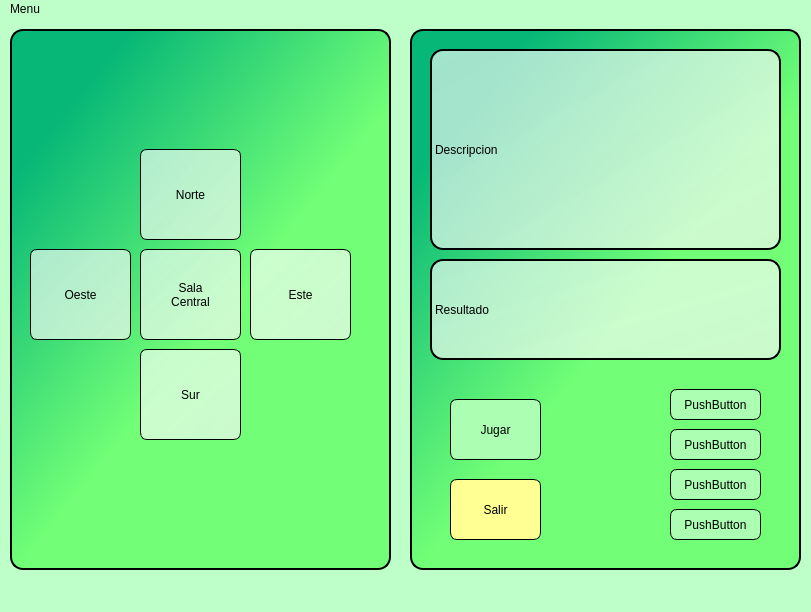
<?xml version="1.0" encoding="UTF-8"?>
<ui version="4.0">
 <class>Mazmorra_de_Eric</class>
 <widget class="QMainWindow" name="Mazmorra_de_Eric">
  <property name="geometry">
   <rect>
    <x>0</x>
    <y>0</y>
    <width>811</width>
    <height>612</height>
   </rect>
  </property>
  <property name="windowTitle">
   <string>MainWindow</string>
  </property>
  <property name="styleSheet">
   <string notr="true">background-color : rgb(190, 255, 201)</string>
  </property>
  <widget class="QWidget" name="centralwidget">
   <widget class="QFrame" name="frame">
    <property name="geometry">
     <rect>
      <x>10</x>
      <y>10</y>
      <width>381</width>
      <height>541</height>
     </rect>
    </property>
    <property name="palette">
     <palette>
      <active>
       <colorrole role="WindowText">
        <brush brushstyle="SolidPattern">
         <color alpha="255">
          <red>0</red>
          <green>0</green>
          <blue>0</blue>
         </color>
        </brush>
       </colorrole>
       <colorrole role="Button">
        <brush brushstyle="LinearGradientPattern">
         <gradient startx="0.000000000000000" starty="0.000000000000000" endx="0.704545000000000" endy="0.806000000000000" type="LinearGradient" spread="PadSpread" coordinatemode="ObjectBoundingMode">
          <gradientstop position="0.193182000000000">
           <color alpha="255">
            <red>7</red>
            <green>183</green>
            <blue>119</blue>
           </color>
          </gradientstop>
          <gradientstop position="0.715909000000000">
           <color alpha="255">
            <red>114</red>
            <green>255</green>
            <blue>119</blue>
           </color>
          </gradientstop>
         </gradient>
        </brush>
       </colorrole>
       <colorrole role="Light">
        <brush brushstyle="SolidPattern">
         <color alpha="255">
          <red>212</red>
          <green>255</green>
          <blue>223</blue>
         </color>
        </brush>
       </colorrole>
       <colorrole role="Midlight">
        <brush brushstyle="SolidPattern">
         <color alpha="255">
          <red>148</red>
          <green>255</green>
          <blue>175</blue>
         </color>
        </brush>
       </colorrole>
       <colorrole role="Dark">
        <brush brushstyle="SolidPattern">
         <color alpha="255">
          <red>42</red>
          <green>127</green>
          <blue>63</blue>
         </color>
        </brush>
       </colorrole>
       <colorrole role="Mid">
        <brush brushstyle="SolidPattern">
         <color alpha="255">
          <red>57</red>
          <green>170</green>
          <blue>85</blue>
         </color>
        </brush>
       </colorrole>
       <colorrole role="Text">
        <brush brushstyle="SolidPattern">
         <color alpha="255">
          <red>0</red>
          <green>0</green>
          <blue>0</blue>
         </color>
        </brush>
       </colorrole>
       <colorrole role="BrightText">
        <brush brushstyle="SolidPattern">
         <color alpha="255">
          <red>255</red>
          <green>255</green>
          <blue>255</blue>
         </color>
        </brush>
       </colorrole>
       <colorrole role="ButtonText">
        <brush brushstyle="SolidPattern">
         <color alpha="255">
          <red>0</red>
          <green>0</green>
          <blue>0</blue>
         </color>
        </brush>
       </colorrole>
       <colorrole role="Base">
        <brush brushstyle="LinearGradientPattern">
         <gradient startx="0.000000000000000" starty="0.000000000000000" endx="0.704545000000000" endy="0.806000000000000" type="LinearGradient" spread="PadSpread" coordinatemode="ObjectBoundingMode">
          <gradientstop position="0.193182000000000">
           <color alpha="255">
            <red>7</red>
            <green>183</green>
            <blue>119</blue>
           </color>
          </gradientstop>
          <gradientstop position="0.715909000000000">
           <color alpha="255">
            <red>114</red>
            <green>255</green>
            <blue>119</blue>
           </color>
          </gradientstop>
         </gradient>
        </brush>
       </colorrole>
       <colorrole role="Window">
        <brush brushstyle="LinearGradientPattern">
         <gradient startx="0.000000000000000" starty="0.000000000000000" endx="0.704545000000000" endy="0.806000000000000" type="LinearGradient" spread="PadSpread" coordinatemode="ObjectBoundingMode">
          <gradientstop position="0.193182000000000">
           <color alpha="255">
            <red>7</red>
            <green>183</green>
            <blue>119</blue>
           </color>
          </gradientstop>
          <gradientstop position="0.715909000000000">
           <color alpha="255">
            <red>114</red>
            <green>255</green>
            <blue>119</blue>
           </color>
          </gradientstop>
         </gradient>
        </brush>
       </colorrole>
       <colorrole role="Shadow">
        <brush brushstyle="SolidPattern">
         <color alpha="255">
          <red>0</red>
          <green>0</green>
          <blue>0</blue>
         </color>
        </brush>
       </colorrole>
       <colorrole role="AlternateBase">
        <brush brushstyle="SolidPattern">
         <color alpha="255">
          <red>170</red>
          <green>255</green>
          <blue>191</blue>
         </color>
        </brush>
       </colorrole>
       <colorrole role="ToolTipBase">
        <brush brushstyle="SolidPattern">
         <color alpha="255">
          <red>255</red>
          <green>255</green>
          <blue>220</blue>
         </color>
        </brush>
       </colorrole>
       <colorrole role="ToolTipText">
        <brush brushstyle="SolidPattern">
         <color alpha="255">
          <red>0</red>
          <green>0</green>
          <blue>0</blue>
         </color>
        </brush>
       </colorrole>
       <colorrole role="PlaceholderText">
        <brush brushstyle="SolidPattern">
         <color alpha="127">
          <red>85</red>
          <green>0</green>
          <blue>255</blue>
         </color>
        </brush>
       </colorrole>
      </active>
      <inactive>
       <colorrole role="WindowText">
        <brush brushstyle="SolidPattern">
         <color alpha="255">
          <red>0</red>
          <green>0</green>
          <blue>0</blue>
         </color>
        </brush>
       </colorrole>
       <colorrole role="Button">
        <brush brushstyle="LinearGradientPattern">
         <gradient startx="0.000000000000000" starty="0.000000000000000" endx="0.704545000000000" endy="0.806000000000000" type="LinearGradient" spread="PadSpread" coordinatemode="ObjectBoundingMode">
          <gradientstop position="0.193182000000000">
           <color alpha="255">
            <red>7</red>
            <green>183</green>
            <blue>119</blue>
           </color>
          </gradientstop>
          <gradientstop position="0.715909000000000">
           <color alpha="255">
            <red>114</red>
            <green>255</green>
            <blue>119</blue>
           </color>
          </gradientstop>
         </gradient>
        </brush>
       </colorrole>
       <colorrole role="Light">
        <brush brushstyle="SolidPattern">
         <color alpha="255">
          <red>255</red>
          <green>255</green>
          <blue>255</blue>
         </color>
        </brush>
       </colorrole>
       <colorrole role="Midlight">
        <brush brushstyle="SolidPattern">
         <color alpha="255">
          <red>227</red>
          <green>227</green>
          <blue>227</blue>
         </color>
        </brush>
       </colorrole>
       <colorrole role="Dark">
        <brush brushstyle="SolidPattern">
         <color alpha="255">
          <red>160</red>
          <green>160</green>
          <blue>160</blue>
         </color>
        </brush>
       </colorrole>
       <colorrole role="Mid">
        <brush brushstyle="SolidPattern">
         <color alpha="255">
          <red>160</red>
          <green>160</green>
          <blue>160</blue>
         </color>
        </brush>
       </colorrole>
       <colorrole role="Text">
        <brush brushstyle="SolidPattern">
         <color alpha="255">
          <red>0</red>
          <green>0</green>
          <blue>0</blue>
         </color>
        </brush>
       </colorrole>
       <colorrole role="BrightText">
        <brush brushstyle="SolidPattern">
         <color alpha="255">
          <red>255</red>
          <green>255</green>
          <blue>255</blue>
         </color>
        </brush>
       </colorrole>
       <colorrole role="ButtonText">
        <brush brushstyle="SolidPattern">
         <color alpha="255">
          <red>0</red>
          <green>0</green>
          <blue>0</blue>
         </color>
        </brush>
       </colorrole>
       <colorrole role="Base">
        <brush brushstyle="LinearGradientPattern">
         <gradient startx="0.000000000000000" starty="0.000000000000000" endx="0.704545000000000" endy="0.806000000000000" type="LinearGradient" spread="PadSpread" coordinatemode="ObjectBoundingMode">
          <gradientstop position="0.193182000000000">
           <color alpha="255">
            <red>7</red>
            <green>183</green>
            <blue>119</blue>
           </color>
          </gradientstop>
          <gradientstop position="0.715909000000000">
           <color alpha="255">
            <red>114</red>
            <green>255</green>
            <blue>119</blue>
           </color>
          </gradientstop>
         </gradient>
        </brush>
       </colorrole>
       <colorrole role="Window">
        <brush brushstyle="LinearGradientPattern">
         <gradient startx="0.000000000000000" starty="0.000000000000000" endx="0.704545000000000" endy="0.806000000000000" type="LinearGradient" spread="PadSpread" coordinatemode="ObjectBoundingMode">
          <gradientstop position="0.193182000000000">
           <color alpha="255">
            <red>7</red>
            <green>183</green>
            <blue>119</blue>
           </color>
          </gradientstop>
          <gradientstop position="0.715909000000000">
           <color alpha="255">
            <red>114</red>
            <green>255</green>
            <blue>119</blue>
           </color>
          </gradientstop>
         </gradient>
        </brush>
       </colorrole>
       <colorrole role="Shadow">
        <brush brushstyle="SolidPattern">
         <color alpha="255">
          <red>105</red>
          <green>105</green>
          <blue>105</blue>
         </color>
        </brush>
       </colorrole>
       <colorrole role="AlternateBase">
        <brush brushstyle="SolidPattern">
         <color alpha="255">
          <red>245</red>
          <green>245</green>
          <blue>245</blue>
         </color>
        </brush>
       </colorrole>
       <colorrole role="ToolTipBase">
        <brush brushstyle="SolidPattern">
         <color alpha="255">
          <red>255</red>
          <green>255</green>
          <blue>220</blue>
         </color>
        </brush>
       </colorrole>
       <colorrole role="ToolTipText">
        <brush brushstyle="SolidPattern">
         <color alpha="255">
          <red>0</red>
          <green>0</green>
          <blue>0</blue>
         </color>
        </brush>
       </colorrole>
       <colorrole role="PlaceholderText">
        <brush brushstyle="SolidPattern">
         <color alpha="128">
          <red>0</red>
          <green>0</green>
          <blue>0</blue>
         </color>
        </brush>
       </colorrole>
      </inactive>
      <disabled>
       <colorrole role="WindowText">
        <brush brushstyle="SolidPattern">
         <color alpha="255">
          <red>42</red>
          <green>127</green>
          <blue>63</blue>
         </color>
        </brush>
       </colorrole>
       <colorrole role="Button">
        <brush brushstyle="LinearGradientPattern">
         <gradient startx="0.000000000000000" starty="0.000000000000000" endx="0.704545000000000" endy="0.806000000000000" type="LinearGradient" spread="PadSpread" coordinatemode="ObjectBoundingMode">
          <gradientstop position="0.193182000000000">
           <color alpha="255">
            <red>7</red>
            <green>183</green>
            <blue>119</blue>
           </color>
          </gradientstop>
          <gradientstop position="0.715909000000000">
           <color alpha="255">
            <red>114</red>
            <green>255</green>
            <blue>119</blue>
           </color>
          </gradientstop>
         </gradient>
        </brush>
       </colorrole>
       <colorrole role="Light">
        <brush brushstyle="SolidPattern">
         <color alpha="255">
          <red>212</red>
          <green>255</green>
          <blue>223</blue>
         </color>
        </brush>
       </colorrole>
       <colorrole role="Midlight">
        <brush brushstyle="SolidPattern">
         <color alpha="255">
          <red>148</red>
          <green>255</green>
          <blue>175</blue>
         </color>
        </brush>
       </colorrole>
       <colorrole role="Dark">
        <brush brushstyle="SolidPattern">
         <color alpha="255">
          <red>42</red>
          <green>127</green>
          <blue>63</blue>
         </color>
        </brush>
       </colorrole>
       <colorrole role="Mid">
        <brush brushstyle="SolidPattern">
         <color alpha="255">
          <red>57</red>
          <green>170</green>
          <blue>85</blue>
         </color>
        </brush>
       </colorrole>
       <colorrole role="Text">
        <brush brushstyle="SolidPattern">
         <color alpha="255">
          <red>42</red>
          <green>127</green>
          <blue>63</blue>
         </color>
        </brush>
       </colorrole>
       <colorrole role="BrightText">
        <brush brushstyle="SolidPattern">
         <color alpha="255">
          <red>255</red>
          <green>255</green>
          <blue>255</blue>
         </color>
        </brush>
       </colorrole>
       <colorrole role="ButtonText">
        <brush brushstyle="SolidPattern">
         <color alpha="255">
          <red>42</red>
          <green>127</green>
          <blue>63</blue>
         </color>
        </brush>
       </colorrole>
       <colorrole role="Base">
        <brush brushstyle="LinearGradientPattern">
         <gradient startx="0.000000000000000" starty="0.000000000000000" endx="0.704545000000000" endy="0.806000000000000" type="LinearGradient" spread="PadSpread" coordinatemode="ObjectBoundingMode">
          <gradientstop position="0.193182000000000">
           <color alpha="255">
            <red>7</red>
            <green>183</green>
            <blue>119</blue>
           </color>
          </gradientstop>
          <gradientstop position="0.715909000000000">
           <color alpha="255">
            <red>114</red>
            <green>255</green>
            <blue>119</blue>
           </color>
          </gradientstop>
         </gradient>
        </brush>
       </colorrole>
       <colorrole role="Window">
        <brush brushstyle="LinearGradientPattern">
         <gradient startx="0.000000000000000" starty="0.000000000000000" endx="0.704545000000000" endy="0.806000000000000" type="LinearGradient" spread="PadSpread" coordinatemode="ObjectBoundingMode">
          <gradientstop position="0.193182000000000">
           <color alpha="255">
            <red>7</red>
            <green>183</green>
            <blue>119</blue>
           </color>
          </gradientstop>
          <gradientstop position="0.715909000000000">
           <color alpha="255">
            <red>114</red>
            <green>255</green>
            <blue>119</blue>
           </color>
          </gradientstop>
         </gradient>
        </brush>
       </colorrole>
       <colorrole role="Shadow">
        <brush brushstyle="SolidPattern">
         <color alpha="255">
          <red>0</red>
          <green>0</green>
          <blue>0</blue>
         </color>
        </brush>
       </colorrole>
       <colorrole role="AlternateBase">
        <brush brushstyle="SolidPattern">
         <color alpha="255">
          <red>245</red>
          <green>245</green>
          <blue>245</blue>
         </color>
        </brush>
       </colorrole>
       <colorrole role="ToolTipBase">
        <brush brushstyle="SolidPattern">
         <color alpha="255">
          <red>255</red>
          <green>255</green>
          <blue>220</blue>
         </color>
        </brush>
       </colorrole>
       <colorrole role="ToolTipText">
        <brush brushstyle="SolidPattern">
         <color alpha="255">
          <red>0</red>
          <green>0</green>
          <blue>0</blue>
         </color>
        </brush>
       </colorrole>
       <colorrole role="PlaceholderText">
        <brush brushstyle="SolidPattern">
         <color alpha="128">
          <red>0</red>
          <green>0</green>
          <blue>0</blue>
         </color>
        </brush>
       </colorrole>
      </disabled>
     </palette>
    </property>
    <property name="cursor">
     <cursorShape>ArrowCursor</cursorShape>
    </property>
    <property name="styleSheet">
     <string notr="true">border-radius : 13px;
border: 2px solid black;
background-color :qlineargradient(spread:pad, x1:0, y1:0, x2:0.704545, y2:0.806, stop:0.193182 rgba(7, 183, 119, 255), stop:0.715909 rgba(114, 255, 119, 255))

</string>
    </property>
    <property name="frameShape">
     <enum>QFrame::WinPanel</enum>
    </property>
    <property name="frameShadow">
     <enum>QFrame::Plain</enum>
    </property>
    <property name="lineWidth">
     <number>2</number>
    </property>
    <property name="midLineWidth">
     <number>1</number>
    </property>
    <widget class="QPushButton" name="norte">
     <property name="geometry">
      <rect>
       <x>130</x>
       <y>120</y>
       <width>101</width>
       <height>91</height>
      </rect>
     </property>
     <property name="sizeIncrement">
      <size>
       <width>0</width>
       <height>0</height>
      </size>
     </property>
     <property name="cursor">
      <cursorShape>UpArrowCursor</cursorShape>
     </property>
     <property name="mouseTracking">
      <bool>false</bool>
     </property>
     <property name="styleSheet">
      <string notr="true">border-radius : 7px;
border: 1px solid black;
background-color: qlineargradient(spread:pad, x1:0, y1:0, x2:1, y2:1, stop:0 rgba(255, 255, 255, 160), stop:1 rgba(248, 248, 248, 169));
selection-background-color: rgb(85, 255, 255);
font: 70 20pt &quot;Goudy Old Style&quot;;</string>
     </property>
     <property name="text">
      <string>Norte</string>
     </property>
     <property name="default">
      <bool>false</bool>
     </property>
     <property name="flat">
      <bool>false</bool>
     </property>
    </widget>
    <widget class="QPushButton" name="centro">
     <property name="geometry">
      <rect>
       <x>130</x>
       <y>220</y>
       <width>101</width>
       <height>91</height>
      </rect>
     </property>
     <property name="sizeIncrement">
      <size>
       <width>0</width>
       <height>0</height>
      </size>
     </property>
     <property name="cursor">
      <cursorShape>SizeAllCursor</cursorShape>
     </property>
     <property name="mouseTracking">
      <bool>false</bool>
     </property>
     <property name="whatsThis">
      <string>&lt;html&gt;&lt;head/&gt;&lt;body&gt;&lt;p&gt;cuadro de la sala central&lt;/p&gt;&lt;/body&gt;&lt;/html&gt;</string>
     </property>
     <property name="styleSheet">
      <string notr="true">border-radius : 7px;
border: 1px solid black;
background-color: qlineargradient(spread:pad, x1:0, y1:0, x2:1, y2:1, stop:0 rgba(255, 255, 255, 160), stop:1 rgba(248, 248, 248, 169));
selection-background-color: rgb(85, 255, 255);
font: 70 20pt &quot;Goudy Old Style&quot;;
</string>
     </property>
     <property name="text">
      <string>Sala 
Central</string>
     </property>
     <property name="default">
      <bool>false</bool>
     </property>
     <property name="flat">
      <bool>false</bool>
     </property>
    </widget>
    <widget class="QPushButton" name="sur">
     <property name="geometry">
      <rect>
       <x>130</x>
       <y>320</y>
       <width>101</width>
       <height>91</height>
      </rect>
     </property>
     <property name="sizeIncrement">
      <size>
       <width>0</width>
       <height>0</height>
      </size>
     </property>
     <property name="cursor">
      <cursorShape>IBeamCursor</cursorShape>
     </property>
     <property name="mouseTracking">
      <bool>false</bool>
     </property>
     <property name="styleSheet">
      <string notr="true">border-radius : 7px;
border: 1px solid black;
background-color: qlineargradient(spread:pad, x1:0, y1:0, x2:1, y2:1, stop:0 rgba(255, 255, 255, 160), stop:1 rgba(248, 248, 248, 169));
selection-background-color: rgb(85, 255, 255);
font: 70 20pt &quot;Goudy Old Style&quot;;</string>
     </property>
     <property name="text">
      <string>Sur</string>
     </property>
     <property name="default">
      <bool>false</bool>
     </property>
     <property name="flat">
      <bool>false</bool>
     </property>
    </widget>
    <widget class="QPushButton" name="este">
     <property name="geometry">
      <rect>
       <x>240</x>
       <y>220</y>
       <width>101</width>
       <height>91</height>
      </rect>
     </property>
     <property name="sizeIncrement">
      <size>
       <width>0</width>
       <height>0</height>
      </size>
     </property>
     <property name="cursor">
      <cursorShape>SizeHorCursor</cursorShape>
     </property>
     <property name="mouseTracking">
      <bool>false</bool>
     </property>
     <property name="styleSheet">
      <string notr="true">border-radius : 7px;
border: 1px solid black;
background-color: qlineargradient(spread:pad, x1:0, y1:0, x2:1, y2:1, stop:0 rgba(255, 255, 255, 160), stop:1 rgba(248, 248, 248, 169));
selection-background-color: rgb(85, 255, 255);
font: 70 20pt &quot;Goudy Old Style&quot;;</string>
     </property>
     <property name="text">
      <string>Este</string>
     </property>
     <property name="default">
      <bool>false</bool>
     </property>
     <property name="flat">
      <bool>false</bool>
     </property>
    </widget>
    <widget class="QPushButton" name="oeste">
     <property name="geometry">
      <rect>
       <x>20</x>
       <y>220</y>
       <width>101</width>
       <height>91</height>
      </rect>
     </property>
     <property name="sizeIncrement">
      <size>
       <width>0</width>
       <height>0</height>
      </size>
     </property>
     <property name="cursor">
      <cursorShape>SizeHorCursor</cursorShape>
     </property>
     <property name="mouseTracking">
      <bool>false</bool>
     </property>
     <property name="styleSheet">
      <string notr="true">border-radius : 7px;
border: 1px solid black;
background-color: qlineargradient(spread:pad, x1:0, y1:0, x2:1, y2:1, stop:0 rgba(255, 255, 255, 160), stop:1 rgba(248, 248, 248, 169));
selection-background-color: rgb(85, 255, 255);
font: 70 20pt &quot;Goudy Old Style&quot;;
</string>
     </property>
     <property name="text">
      <string>Oeste</string>
     </property>
     <property name="default">
      <bool>false</bool>
     </property>
     <property name="flat">
      <bool>false</bool>
     </property>
    </widget>
   </widget>
   <widget class="QFrame" name="frame_2">
    <property name="geometry">
     <rect>
      <x>410</x>
      <y>10</y>
      <width>391</width>
      <height>541</height>
     </rect>
    </property>
    <property name="cursor">
     <cursorShape>OpenHandCursor</cursorShape>
    </property>
    <property name="styleSheet">
     <string notr="true">border-radius : 13px;
border: 2px solid black;
background-color :qlineargradient(spread:pad, x1:0, y1:0, x2:0.704545, y2:0.806, stop:0.193182 rgba(7, 183, 119, 255), stop:0.715909 rgba(114, 255, 119, 255))</string>
    </property>
    <property name="frameShape">
     <enum>QFrame::WinPanel</enum>
    </property>
    <property name="frameShadow">
     <enum>QFrame::Plain</enum>
    </property>
    <property name="lineWidth">
     <number>-2</number>
    </property>
    <property name="midLineWidth">
     <number>1</number>
    </property>
    <widget class="QPushButton" name="afirmativo">
     <property name="geometry">
      <rect>
       <x>40</x>
       <y>370</y>
       <width>91</width>
       <height>61</height>
      </rect>
     </property>
     <property name="styleSheet">
      <string notr="true">border-radius : 7px;
border: 1px solid black;
background-color : rgb(172, 255, 178);
font: 70 20pt &quot;Goudy Old Style&quot;;</string>
     </property>
     <property name="text">
      <string>Jugar</string>
     </property>
    </widget>
    <widget class="QPushButton" name="negativo">
     <property name="geometry">
      <rect>
       <x>40</x>
       <y>450</y>
       <width>91</width>
       <height>61</height>
      </rect>
     </property>
     <property name="styleSheet">
      <string notr="true">border-radius : 7px;
border: 1px solid black;
background-color : rgb(255, 255, 148);
font: 70 20pt &quot;Goudy Old Style&quot;;</string>
     </property>
     <property name="text">
      <string>Salir</string>
     </property>
    </widget>
    <widget class="QLabel" name="descripcion">
     <property name="geometry">
      <rect>
       <x>20</x>
       <y>20</y>
       <width>351</width>
       <height>201</height>
      </rect>
     </property>
     <property name="styleSheet">
      <string notr="true">font: 700 12pt &quot;Goudy Old Style&quot;;
background-color: qlineargradient(spread:pad, x1:0, y1:0, x2:1, y2:1, stop:0 rgba(255, 255, 255, 160), stop:1 rgba(248, 248, 248, 169))</string>
     </property>
     <property name="text">
      <string>Descripcion</string>
     </property>
     <property name="wordWrap">
      <bool>true</bool>
     </property>
    </widget>
    <widget class="QLabel" name="resultado">
     <property name="geometry">
      <rect>
       <x>20</x>
       <y>230</y>
       <width>351</width>
       <height>101</height>
      </rect>
     </property>
     <property name="styleSheet">
      <string notr="true">font: 700 12pt &quot;Goudy Old Style&quot;;
background-color: qlineargradient(spread:pad, x1:0, y1:0, x2:1, y2:1, stop:0 rgba(255, 255, 255, 160), stop:1 rgba(248, 248, 248, 169))</string>
     </property>
     <property name="text">
      <string>Resultado</string>
     </property>
     <property name="wordWrap">
      <bool>true</bool>
     </property>
    </widget>
    <widget class="QPushButton" name="estesi">
     <property name="geometry">
      <rect>
       <x>260</x>
       <y>480</y>
       <width>91</width>
       <height>31</height>
      </rect>
     </property>
     <property name="styleSheet">
      <string notr="true">border-radius : 7px;
border: 1px solid black;
background-color : rgb(172, 255, 178);
font: 70 12pt &quot;Goudy Old Style&quot;;</string>
     </property>
     <property name="text">
      <string>PushButton</string>
     </property>
    </widget>
    <widget class="QPushButton" name="esteno">
     <property name="geometry">
      <rect>
       <x>260</x>
       <y>440</y>
       <width>91</width>
       <height>31</height>
      </rect>
     </property>
     <property name="styleSheet">
      <string notr="true">border-radius : 7px;
border: 1px solid black;
background-color : rgb(172, 255, 178);
font: 70 12pt &quot;Goudy Old Style&quot;;</string>
     </property>
     <property name="text">
      <string>PushButton</string>
     </property>
    </widget>
    <widget class="QPushButton" name="oestesi">
     <property name="geometry">
      <rect>
       <x>260</x>
       <y>360</y>
       <width>91</width>
       <height>31</height>
      </rect>
     </property>
     <property name="styleSheet">
      <string notr="true">border-radius : 7px;
border: 1px solid black;
background-color : rgb(172, 255, 178);
font: 70 12pt &quot;Goudy Old Style&quot;;</string>
     </property>
     <property name="text">
      <string>PushButton</string>
     </property>
    </widget>
    <widget class="QPushButton" name="oesteno">
     <property name="geometry">
      <rect>
       <x>260</x>
       <y>400</y>
       <width>91</width>
       <height>31</height>
      </rect>
     </property>
     <property name="styleSheet">
      <string notr="true">border-radius : 7px;
border: 1px solid black;
background-color : rgb(172, 255, 178);
font: 70 12pt &quot;Goudy Old Style&quot;;</string>
     </property>
     <property name="text">
      <string>PushButton</string>
     </property>
    </widget>
   </widget>
  </widget>
  <widget class="QMenuBar" name="menubar">
   <property name="enabled">
    <bool>true</bool>
   </property>
   <property name="geometry">
    <rect>
     <x>0</x>
     <y>0</y>
     <width>811</width>
     <height>22</height>
    </rect>
   </property>
   <widget class="QMenu" name="menuMenu">
    <property name="title">
     <string>Menu</string>
    </property>
    <addaction name="separator"/>
    <addaction name="actionAyuda"/>
    <addaction name="separator"/>
    <addaction name="actionSalir"/>
    <addaction name="separator"/>
    <addaction name="actionJugar_2"/>
   </widget>
   <addaction name="menuMenu"/>
  </widget>
  <widget class="QStatusBar" name="statusbar"/>
  <action name="actionJugar">
   <property name="text">
    <string>Jugar</string>
   </property>
  </action>
  <action name="actionAyuda">
   <property name="text">
    <string>Ayuda</string>
   </property>
  </action>
  <action name="actionSalir">
   <property name="text">
    <string>Salir</string>
   </property>
  </action>
  <action name="actionJugar_2">
   <property name="text">
    <string>Jugar</string>
   </property>
  </action>
 </widget>
 <resources/>
 <connections/>
</ui>
